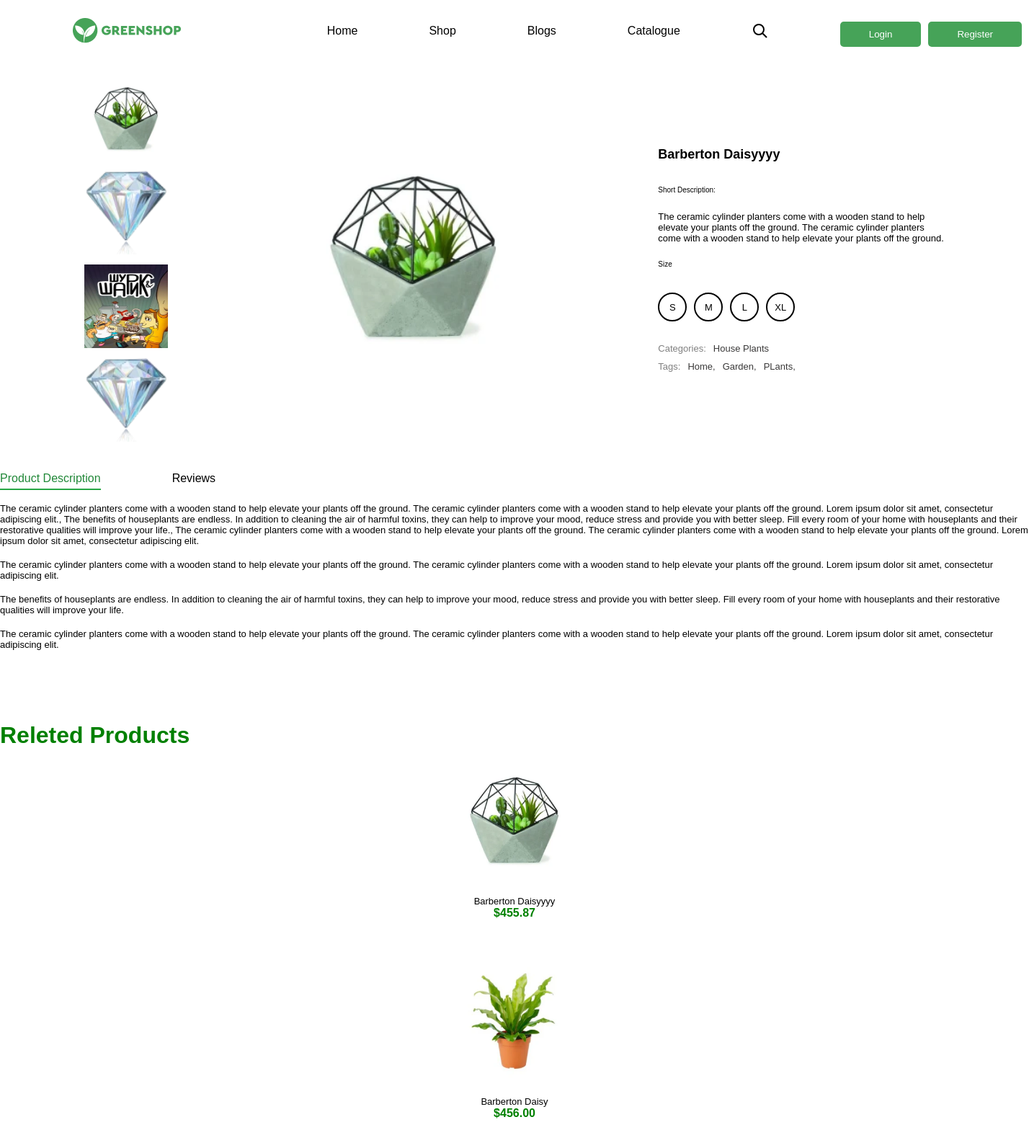
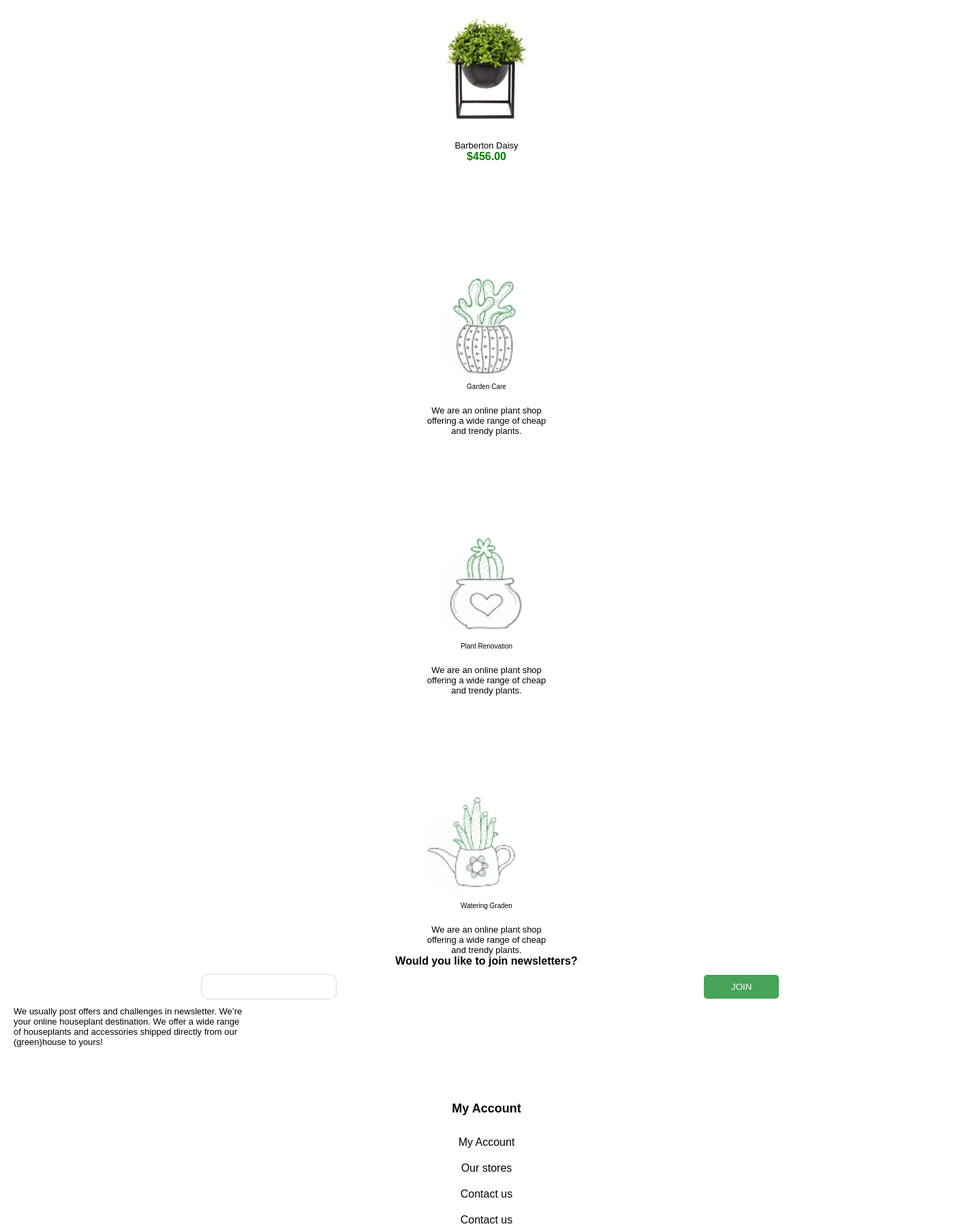
Screenshot of /plant/1 (upper part) with the database file from the repository (2 pictures, top to bottom).
### plant/models.py (models this page shows, shortened)
class TimeAbstract(models.Model):
    created_at = models.DateField('created', auto_now_add=True)
    updated_at = models.DateField('', auto_now=True)
    class Meta:
        abstract = True

class ImagePlant(TimeAbstract):
    class Meta:
        verbose_name_plural = 'images'
        verbose_name = 'image'
    plant = models.ForeignKey('plant.Plant', on_delete=models.PROTECT, related_name='images')
    image = ResizedImageField(upload_to='plant_images/', quality=90, force_format='WEBP')

class Plant(TimeAbstract):
    class Meta:
        verbose_name_plural = 'plants'
        verbose_name = 'plant'
    name = models.CharField(max_length=100)
    price = models.DecimalField(decimal_places=2, max_digits=10)
    short_description = models.TextField()
    sizes = models.ManyToManyField('plant.Size', related_name='plant')
    category = models.ForeignKey('plant.Category', on_delete=models.PROTECT, related_name='plant')
    tags = models.ManyToManyField('plant.Tag', related_name='plant')
    description = models.ForeignKey('plant.Description', on_delete=models.PROTECT)
    user =  models.ForeignKey(User, on_delete=models.PROTECT, related_name='plants', default=1)
    @property
    def image(self):
        if self.images.first():
            return self.images.first().image
        return None

class Size(TimeAbstract):
    SMALL = 'small'
    MEDIUM = 'medium'
    LARGE = 'large'
    TYPES = [
        (SMALL,'small'),
        (MEDIUM, 'medium'),
        (LARGE, 'large')
    ]
    class Meta:
        verbose_name_plural = 'sizes'
        verbose_name = 'size'
    name = models.CharField(max_length=100)
    type = models.CharField(choices=TYPES, default=SMALL, max_length=50)

class Category(TimeAbstract):
    class Meta:
        verbose_name_plural = 'categories'
        verbose_name = 'category'
    name = models.CharField(max_length=100)

class Tag(TimeAbstract):
    class Meta:
        verbose_name_plural = 'tags'
        verbose_name = 'tag'
    name = models.CharField(max_length=100)

class Description(TimeAbstract):
    class Meta:
        verbose_name_plural = 'descriptions'
        verbose_name = 'description'
    living_room = models.TextField()
    dinig_room = models.TextField()
    ofice = models.TextField()
    def __str__(self):
        return f'{self.living_room}, {self.dinig_room}, {self.ofice}'

### plant/views.py (the view)
# urls.py: path('plant/<int:pk>', views.DetailPlant.as_view(), name='detail_plant'),
class DetailPlant(DetailView):
    model = Plant
    context_object_name = 'plant'
    template_name = 'detail_plant.html'
    def get_context_data(self, **kwargs):
        plant = self.get_object()
        context = super().get_context_data(**kwargs)
        context['sizes'] = plant.sizes.all()
        context['categories'] = Category.objects.all()
        context['tags'] = plant.tags.all()
        context['plants'] = Plant.objects.all()
        context['images'] = plant.images.all()
        context['form'] = CustomUserCreationForm
        context['forms'] = LoginForm
        return context

### templates/detail_plant.html (shortened to what this page needs)
{% extends 'main.html' %}
{% block content %}
<center>
  <div class="display pad-20 media-none">
    {% if images %}
    <div class="col-display mini-img">
      {% for image in plant.images.all %}
        <img src="{{ image.image.url }}" alt="" onclick="changeImage(this)" class="thumbnail">
      {% endfor %}
    </div>
    {% else %}
    <p>no images</p>
    {% endif %}
    <div class="detail-img plant">
      <img id="mainImage" src="{{ plant.image.url }}" alt="" />
    </div>
    <div class="col-display media-detail">
      <h2>{{ plant.name }}</h2>
      <h3 class="start">Short Description:</h3>
      <p class="start width-description">{{ plant.short_description }}</p>
      <h3>Size</h3>
      <div class="cent-size display-gap1">
        {% for size in sizes %}
        <div class="circle" onclick="selectSize(this)">
          <p>{{ size.name }}</p>
        </div>
        {% empty %}
        <p>нет размеров</p>
        {% endfor %}
      </div>
      <div class="start">
        <div class="display-gap1">
          <p class="gray">Categories: </p><p class="dark-gray">{{ plant.category.name }}</p>
        </div>
        <div class="display-gap1 ">
          <p class="gray">Tags: </p>
        {% for tag in tags %}
          <p class="dark-gray">{{ tag.name }},</p>
          {% endfor %}
        </div>
      </div>
    </div>
  </div>
<div class="containe pad-20-media start media-none">
  <div class="text-center display-gap pad-top-20 links">
    <a class="active" href="">Product Description</a>
    <a class="" href="{% url 'review' plant.id %}">Reviews</a>
  </div>
      <br><p>{{ plant.description  }}</p>
      <br /><p>{{ plant.description.living_room }}</p>
    <br /><p>{{ plant.description.dinig_room }}</p>
    <br /><p>{{ plant.description.ofice }}</p>
  <div class="contaier pad-top-100  media-none">
    <h1 class="green">Releted Products</h1>
    <center>
      <div class="display-plant">
        {% for plant in plants|slice:':3' %}
        <a href="{% url 'detail_plant' plant.id %}">
            <div>
              <img class="card" src="{{ plant.image.url }}" alt="" />
              <p>{{ plant.name }}</p>
              <h4 class="green">${{ plant.price }}</h4>
            </div>
          </a>
          {% endfor %}
        </div>
      </center>
    </div>
  </div>
      {% endblock %}

### static/static_dirs/css/main.css (style rules this page uses)
* { margin: 0; box-sizing: border-box; }
.text-center { text-align: center; }
.pad-20 { padding: 20px; }
.gray { color: gray; }
.dark-gray { color: rgb(58, 57, 57); }
.col-display { display: flex; flex-direction: column; gap: 20px; align-items: start; }
.start { text-align: start; }
.display { display: flex; justify-content: space-around; align-items: center; }
.mini-img img { max-width: 200px; width: 120px; max-height: 200px; height: 120px; }
.display-plant { display: grid; grid-template-columns: repeat(3, 1fr); gap: 40px; flex: 1; }
.display-gap { display: flex; gap: 30px; align-items: center; }
.card { padding: 20px 20px; background-color: #ffffff; }
img { max-width: 300px; max-height: 300px; }
.detail-img img { max-width: 900px; width: 400px; max-height: 900px; }
.width-description { width: 540px; }
.circle { border-radius: 20px; align-items: center; width: 30px; height: 30px; text-align: center; padding: 5px; border: solid 1px rgb(128, 227, 121); }
ul, li, a { text-decoration: none; font-family: Cera Pro, sans-serif; color: black; list-style: none; }
.links a { text-decoration: none; padding-bottom: 5px; border-bottom: 2px solid transparent; }
.links a:hover, .links a.active { color: #218838; border-bottom: 2px solid #28a745; }
p { font-family: Cera Pro, sans-serif; font-size: 13px; }
h1 { font-family: Cera Pro, sans-serif; }
.pad-top-100 { padding-top: 100px; }
h4 { font-family: Cera Pro, sans-serif; }
h3 { font-family: Cera Pro, sans-serif; font-size: 16px; font-weight: 500; line-height: 18px; }
h2 { font-family: Cera Pro, sans-serif; }
.mini-img { display: flex; flex-direction: column; gap: 10px; }
.thumbnail { width: 50px; height: 50px; cursor: pointer; border: 2px solid transparent; }
.detail-img img { width: 300px; height: auto; }
.display-gap1 { display: flex; gap: 10px; padding-top: 10px; }
.circle { width: 40px; height: 40px; border: 2px solid black; display: flex; align-items: center; justify-content: center; cursor: pointer; border-radius: 50%; }
.green { color: green; }
.pad-top-20 { padding-top: 20px; }
h2 { font-size: 18px; margin-bottom: 10px; }

### static/static_dirs/css/meda.css (style rules this page uses)
@media (min-width:375px) { body { overflow-x: hidden; } }
@media (min-width: 425px) { body { overflow-x: hidden; } }
@media (min-width: 425px) { img { max-width: 200px; } }
@media (min-width: 425px) { .display-gap { display: block; } }
@media (min-width: 425px) { h3 { font-size: 10px; } }
@media (min-width: 425px) { .display { display: block; } }
@media (min-width: 425px) { .width-description { width: 400px; } }
@media (min-width: 425px) { .display-plant { flex-wrap: nowrap; gap: 0; gap: 41px; grid-template-columns: repeat(1, 1fr); } }
@media (min-width: 768px) { .display-gap { display: flex; gap: 99px; align-items: center; max-width: 505px; } }
@media (min-width: 1024px) { .display { display: flex; gap: 0; align-items: center; } }

### rows the page displays
ImagePlant: image (picture)
ImagePlant: image (picture)
ImagePlant: image (picture)
ImagePlant: image (picture)
Plant: image (picture), name "Barberton Daisyyyy", short_description "The ceramic cylinder planters come with a wooden stand to help elevate your plants off the ground. The ceramic cylinder planters come with a wooden stand to help elevate your plants off the ground.", category.name "House Plants", description "The ceramic cylinder planters come with a wooden stand to help elevate your plants off the ground. The ceramic cylinder planters come with a wooden stand to help elevate your plants off the ground. Lorem ipsum dolor sit amet, consectetur adipiscing elit., The benefits of houseplants are endless. In addition to cleaning the air of harmful toxins, they can help to improve your mood, reduce stress and provide you with better sleep. Fill every room of your home with houseplants and their restorative qualities will improve your life., The ceramic cylinder planters come with a wooden stand to help elevate your plants off the ground. The ceramic cylinder planters come with a wooden stand to help…", description.living_room "The ceramic cylinder planters come with a wooden stand to help elevate your plants off the ground. The ceramic cylinder planters come with a wooden stand to help elevate your plants off the ground. Lorem ipsum dolor sit amet, consectetur adipiscing elit.", description.dinig_room "The benefits of houseplants are endless. In addition to cleaning the air of harmful toxins, they can help to improve your mood, reduce stress and provide you with better sleep. Fill every room of your home with houseplants and their restorative qualities will improve your life.", description.ofice "The ceramic cylinder planters come with a wooden stand to help elevate your plants off the ground. The ceramic cylinder planters come with a wooden stand to help elevate your plants off the ground. Lorem ipsum dolor sit amet, consectetur adipiscing elit.", price "455.87"
Size: name "S"
Size: name "M"
Size: name "L"
Size: name "XL"
Tag: name "Home"
Tag: name "Garden"
Tag: name "PLants"
Plant: image (picture), name "Barberton Daisy", price "456.00"
Plant: image (picture), name "Barberton Daisy", price "456.00"
